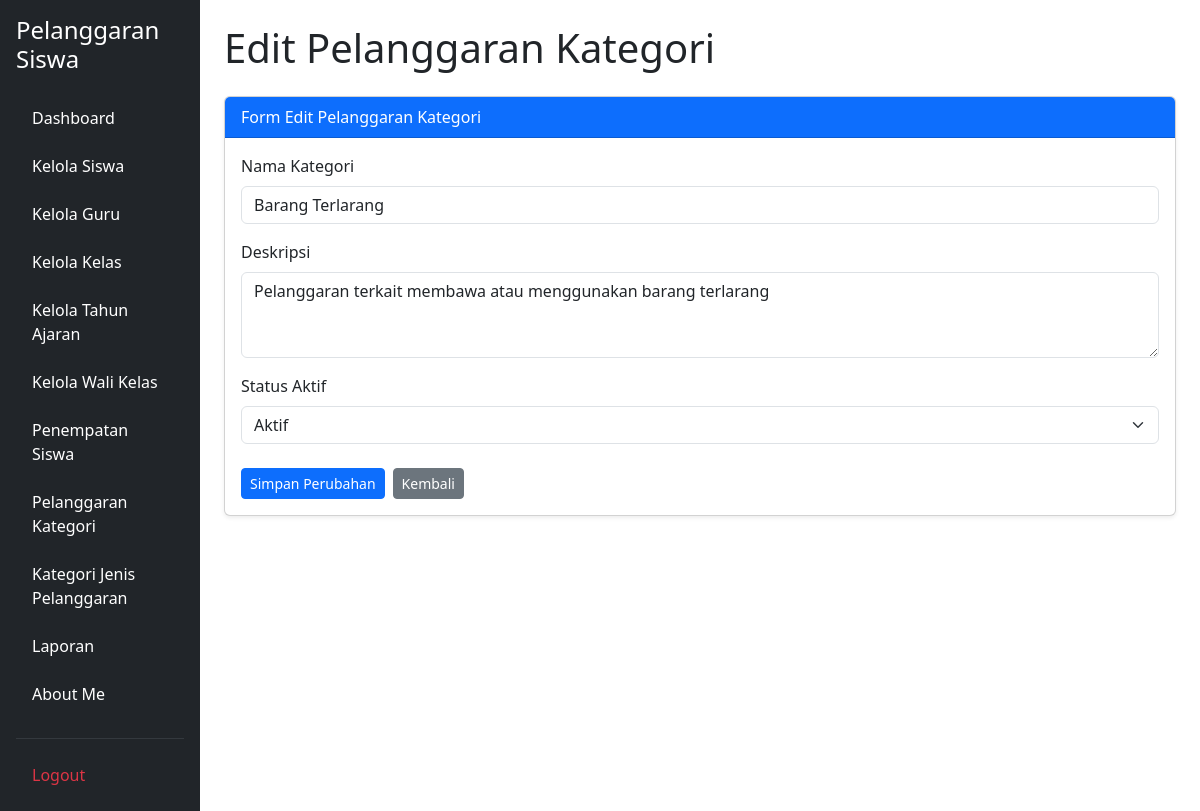
Screenshot of /edit_pelanggaran_kategori.php?id=6 (signed in) with the database file from the repository.
### tables this page shows
CREATE TABLE `t_pelanggaran_kategori` (
  `id` int(11) NOT NULL,
  `nama` varchar(100) DEFAULT NULL,
  `deskripsi` text NOT NULL,
  `status_aktif` tinyint(1) NOT NULL,
  `created_at` timestamp NOT NULL DEFAULT current_timestamp(),
  `updated_at` timestamp NOT NULL DEFAULT current_timestamp()
);

### edit_pelanggaran_kategori.php (the view, shortened to what this page needs)
<?php
include 'config/koneksi.php';
$id = $_GET['id'] ?? '';
$sql = mysqli_prepare($koneksi,
    "SELECT * FROM t_pelanggaran_kategori WHERE id = ?"
);
mysqli_stmt_bind_param($sql, "i", $id);
mysqli_stmt_execute($sql);
$hasil = mysqli_stmt_get_result($sql);
$data = mysqli_fetch_assoc($hasil);
?>
<!DOCTYPE html>
<html lang="id">
<head>
    <link href="https://cdn.jsdelivr.net/npm/bootstrap@5.3.8/dist/css/bootstrap.min.css"
          rel="stylesheet">
</head>
<body>
<div class="container-fluid">
    <div class="row">
        <?php include 'layout/sidebar.php'; ?>
        <main class="col-md-9 col-lg-10 p-4">
            <h1 class="mb-4">Edit Pelanggaran Kategori</h1>
            <div class="card shadow-sm">
                <div class="card-header bg-primary text-white">
                    Form Edit Pelanggaran Kategori
                </div>
                <div class="card-body">
                    <form action="proses_edit_pelanggaran_kategori.php"
                          method="POST">
                        <div class="mb-3">
                            <label for="nama" class="form-label">
                                Nama Kategori
                            </label>
                            <input type="text"
                                   name="nama"
                                   id="nama"
                                   class="form-control"
                                   value="<?= htmlspecialchars($data['nama']); ?>"
                                   required>
                        </div>
                        <div class="mb-3">
                            <label for="deskripsi" class="form-label">
                                Deskripsi
                            </label>
                            <textarea name="deskripsi"
                                      id="deskripsi"
                                      class="form-control"
                                      rows="3"><?= htmlspecialchars($data['deskripsi'] ?? ''); ?></textarea>
                        </div>
                        <div class="mb-4">
                            <label for="status_aktif" class="form-label">
                                Status Aktif
                            </label>
                            <select name="status_aktif"
                                    id="status_aktif"
                                    class="form-select"
                                    required>
                                <option value="1"
                                    <?= $data['status_aktif'] == 1 ? 'selected' : ''; ?>>
                                    Aktif
                                </option>
                            </select>
                        </div>
                        <div class="d-flex gap-2">
                            <button type="submit"
                                    class="btn btn-primary btn-sm">
                                Simpan Perubahan
                            </button>
                            <a href="pelanggaran_kategori.php"
                               class="btn btn-secondary btn-sm">
                                Kembali
                            </a>
                        </div>
                    </form>
                </div>
            </div>
        </main>
    </div>
</div>
</body>
</html>

### rows the page displays
t_pelanggaran_kategori: nama "Barang Terlarang", deskripsi "Pelanggaran terkait membawa atau menggunakan barang terlarang", status_aktif "Aktif"
